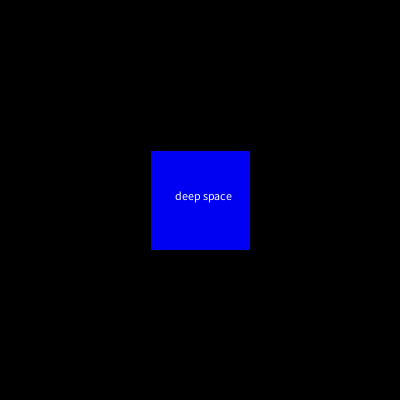
Frame 1 (no input)
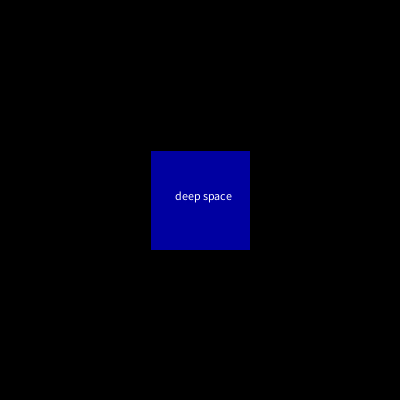
Frame 60 (the mouse pressed at the canvas centre just before this capture)
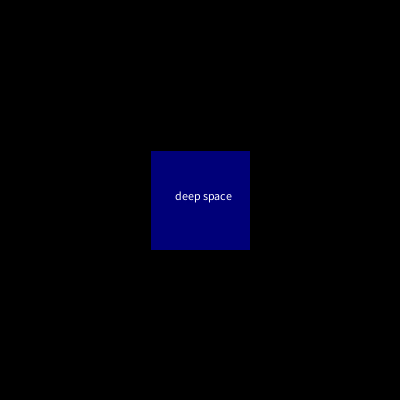
Frame 120 (the mouse held since frame 60 and released just before this capture)

The Processing sketch that drew these frames (run headless with seeded random() and noise(); from frame 60 on, the mouse is pressed at the canvas centre):

// Processing sketch: processing_165435
// ── processing_165435.pde

void setup() {
size(400, 400);
background(0);
}

void draw() {
  rectMode(CENTER);
  
  float litR = random(255);
  float litG = random(255);
  float litB = random(255);
  fill(0, 0, litB);
  rect(width/2, height/2, 100, 100);
  
  fill(255);
  text("deep space", 175, height/2);
}
